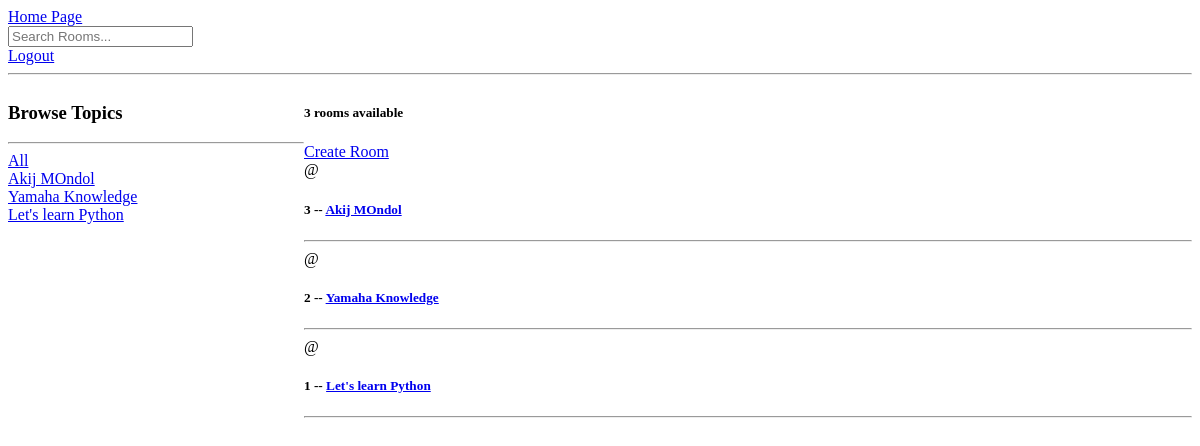
Page / (signed in) on the earlier database version.
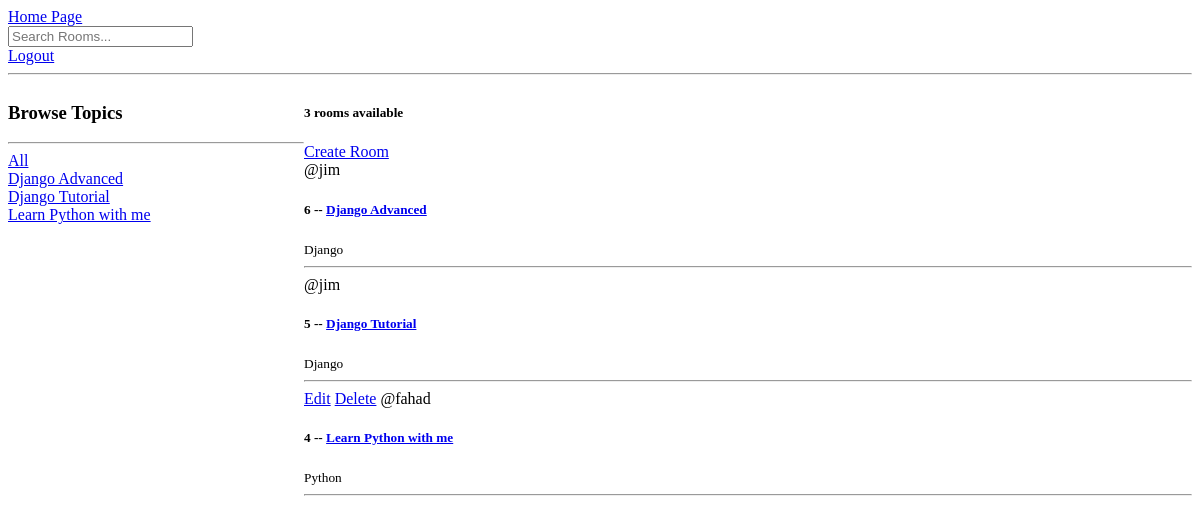
Same page on the later database version.
### base/models.py (models this page shows, shortened)
class Room(models.Model):
    host = models.ForeignKey(User, on_delete=models.SET_NULL, null=True)
    topic = models.ForeignKey(Topic, on_delete=models.SET_NULL, null=True)
    name = models.CharField(max_length=200)
    description = models.TextField(null=True, blank=True)
    updated = models.DateTimeField(auto_now=True)
    created = models.DateTimeField(auto_now_add=True)
    class Meta:
        ordering = ['-updated', '-created']

class Topic(models.Model):
    name = models.CharField(max_length=200)

### base/views.py (the view)
# urls.py: path("", views.home, name="home"),
def home(request):
    q = request.GET.get('q') if request.GET.get('q') != None else ''
    rooms = Room.objects.filter(
        Q(topic__name__icontains=q) |
        Q(name__icontains=q) |
        Q(description__icontains=q)
    )
    room_count = rooms.count()
    topics = Room.objects.all()
    context = {"rooms": rooms, 'topics': topics, 'room_count': room_count}
    return render(request, "base/home.html", context)

### base/templates/base/home.html (shortened to what this page needs)
{% extends "main.html" %}
{% block content %}
    <div class="home-container">
        <div>
            <h3>Browse Topics</h3>
            <hr>
            <div>
                <a href="{% url 'home' %}">All</a>
            </div>
            {% for topic in topics %}
                <div>
                    <a href="{% url 'home' %}?q={{ topic.name }}">{{ topic.name }}</a>
                </div>
            {% endfor %}
        </div>
        <div>
            <h5>{{ room_count }} rooms available</h5>
            <a href="{% url 'create-room' %}">Create Room</a>
            <div>
                {% for room in rooms %}
                    <div>
                        {% if request.user == room.host %}
                            <a href="{% url 'update-room' room.id %}">Edit</a>
                            <a href="{% url 'delete-room' room.id %}">Delete</a>
                        {% endif %}
                        <span>@{{ room.host.username }}</span>
                        <h5>{{ room.id }} -- <a href="{% url 'room' room.id %}"> {{ room.name }} </a></h5>
                        <small>{{ room.topic.name }}</small>
                        <hr>
                    </div>
                {% endfor %}
            </div>
        </div>
    </div>
{% endblock %}

Differences in the rows shown:
removed Room: name "Akij MOndol", id "3"
removed Room: name "Yamaha Knowledge", id "2"
removed Room: name "Let's learn Python", id "1"
added Room: name "Django Advanced", host.username "jim", id "6", topic.name "Django"
added Room: name "Django Tutorial", host.username "jim", id "5", topic.name "Django"
added Room: name "Learn Python with me", shows "Edit", host.username "fahad", id "4", topic.name "Python"
